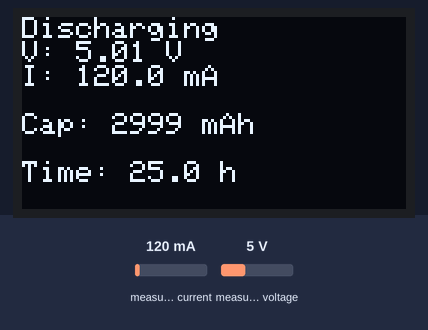
A sketch run on a simulated ESP32. On the bench: 128×64 one-colour display. Inputs (shaded band) come from the test bench; at power-on: measured current 120 mA, measured voltage 5 V. What the sketch prints to the serial monitor is not drawn.

Above: at 3.2 s.
3.3 s: measured current set to 1500 mA
At 5.6 s:
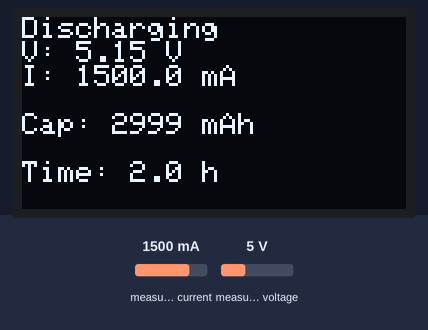
7.6 s: measured voltage set to 0.3 V
At 8.5 s:
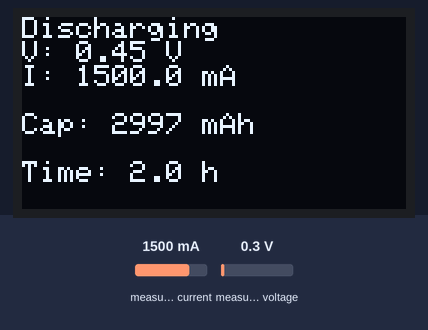
11.7 s: measured current set to 40 mA
At 12.7 s:
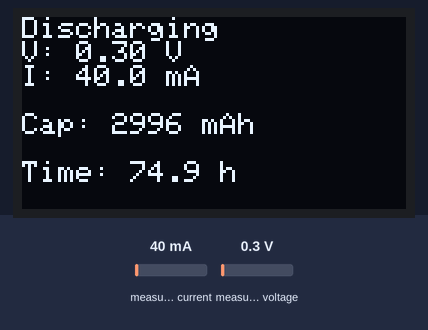
13.7 s: measured voltage set to 3.8 V
At 15.3 s:
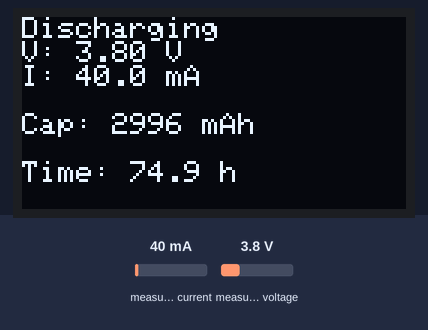
Timing chart, 0 to 16.8 s (numbered marks = the images above; inputs shaded):
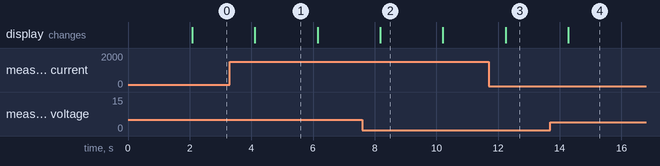

The sketch:

discharging_section_seperate.ino
```cpp
#include <Wire.h>
#include <Adafruit_INA219.h>
#include <Adafruit_SSD1306.h>

#define SCREEN_WIDTH 128
#define SCREEN_HEIGHT 64
#define OLED_RESET -1
Adafruit_SSD1306 display(SCREEN_WIDTH, SCREEN_HEIGHT, &Wire, OLED_RESET);
Adafruit_INA219 ina219_load(0x40);

float capacity_mAh = 3000.0;
unsigned long lastMillis = 0;

void setup() {
  Serial.begin(115200);
  Wire.begin(21, 22);

  if (!ina219_load.begin()) {
    Serial.println("INA219 (0x40) failed. Check wiring: SDA->GPIO21, SCL->GPIO22, VCC->3V3, GND->GND, A0->GND, A1->GND");
    while (1) delay(10);
  }

  if (!display.begin(SSD1306_SWITCHCAPVCC, 0x3C)) {
    Serial.println("SSD1306 failed. Check wiring: SDA->GPIO21, SCL->GPIO22, VCC->3V3, GND->GND");
    while (1) delay(10);
  }

  display.clearDisplay();
  display.setTextSize(1);
  display.setTextColor(SSD1306_WHITE);
  display.setCursor(0, 0);
  display.println("Discharge Mode");
  display.display();
  Serial.println("Discharge Mode Started");
  delay(2000);
}

void loop() {
  unsigned long currentMillis = millis();
  float delta_t = (currentMillis - lastMillis) / 1000.0;
  lastMillis = currentMillis;

  float shunt_load_mV = ina219_load.getShuntVoltage_mV();
  float bus_load_V = ina219_load.getBusVoltage_V();
  float current_load_mA = ina219_load.getCurrent_mA();

  float battery_V = bus_load_V + (shunt_load_mV / 1000.0);
  float load_current_mA = current_load_mA;

  capacity_mAh -= (load_current_mA * delta_t / 3600.0);
  if (capacity_mAh < 0) capacity_mAh = 0;
  float remaining_time_h = (load_current_mA > 0) ? capacity_mAh / load_current_mA : 0.0;

  Serial.print("Battery V: "); Serial.print(battery_V, 2);
  Serial.print(" V | Load I: "); Serial.print(load_current_mA, 2);
  Serial.print(" mA | Cap: "); Serial.print(capacity_mAh, 2);
  Serial.print(" mAh | Time: "); Serial.print(remaining_time_h, 2);
  Serial.println(" h");

  display.clearDisplay();
  display.setCursor(0, 0);
  display.println("Discharging");
  display.print("V: "); display.print(battery_V, 2); display.println(" V");
  display.setCursor(0, 16);
  display.print("I: "); display.print(load_current_mA, 1); display.println(" mA");
  display.setCursor(0, 32);
  display.print("Cap: "); display.print((int)capacity_mAh); display.println(" mAh");
  display.setCursor(0, 48);
  display.print("Time: "); display.print(remaining_time_h, 1); display.println(" h");
  display.display();

  delay(2000);
}
```

Measured:
- after the input at 3.3 s, the display: changes after 0.82 s (image 1)
- after the input at 11.7 s, the display: changes after 0.54 s (image 3)
- after the input at 13.7 s, the display: changes after 0.58 s (image 4)
- what the display in image 2 shows lasts 2.0 s, from 8.2 s to 10.2 s
